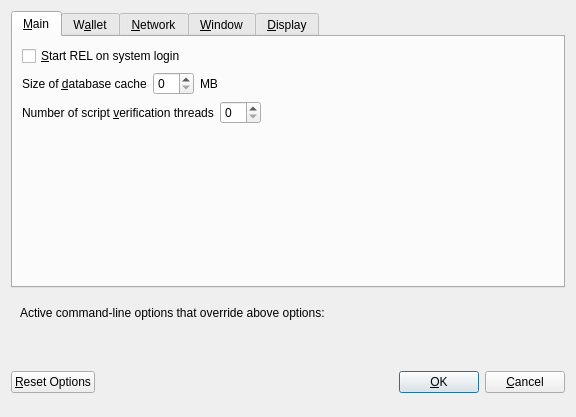
<?xml version="1.0" encoding="UTF-8"?>
<ui version="4.0">
 <class>OptionsDialog</class>
 <widget class="QDialog" name="OptionsDialog">
  <property name="geometry">
   <rect>
    <x>0</x>
    <y>0</y>
    <width>576</width>
    <height>417</height>
   </rect>
  </property>
  <property name="windowTitle">
   <string>Options</string>
  </property>
  <property name="modal">
   <bool>true</bool>
  </property>
  <layout class="QVBoxLayout" name="verticalLayout">
   <item>
    <widget class="QTabWidget" name="tabWidget">
     <property name="currentIndex">
      <number>0</number>
     </property>
     <widget class="QWidget" name="tabMain">
      <attribute name="title">
       <string>&amp;Main</string>
      </attribute>
      <layout class="QVBoxLayout" name="verticalLayout_Main">
       <item>
        <widget class="QCheckBox" name="bitcoinAtStartup">
         <property name="toolTip">
          <string>Automatically start REL after logging in to the system.</string>
         </property>
         <property name="text">
          <string>&amp;Start REL on system login</string>
         </property>
        </widget>
       </item>
       <item>
        <layout class="QHBoxLayout" name="horizontalLayout_2_Main">
         <item>
          <widget class="QLabel" name="databaseCacheLabel">
           <property name="text">
            <string>Size of &amp;database cache</string>
           </property>
           <property name="textFormat">
            <enum>Qt::PlainText</enum>
           </property>
           <property name="buddy">
            <cstring>databaseCache</cstring>
           </property>
          </widget>
         </item>
         <item>
          <widget class="QSpinBox" name="databaseCache"/>
         </item>
         <item>
          <widget class="QLabel" name="databaseCacheUnitLabel">
           <property name="text">
            <string>MB</string>
           </property>
           <property name="textFormat">
            <enum>Qt::PlainText</enum>
           </property>
          </widget>
         </item>
         <item>
          <spacer name="horizontalSpacer_2_Main">
           <property name="orientation">
            <enum>Qt::Horizontal</enum>
           </property>
           <property name="sizeHint" stdset="0">
            <size>
             <width>40</width>
             <height>20</height>
            </size>
           </property>
          </spacer>
         </item>
        </layout>
       </item>
       <item>
        <layout class="QHBoxLayout" name="horizontalLayout_3_Main">
         <item>
          <widget class="QLabel" name="threadsScriptVerifLabel">
           <property name="text">
            <string>Number of script &amp;verification threads</string>
           </property>
           <property name="textFormat">
            <enum>Qt::PlainText</enum>
           </property>
           <property name="buddy">
            <cstring>threadsScriptVerif</cstring>
           </property>
          </widget>
         </item>
         <item>
          <widget class="QSpinBox" name="threadsScriptVerif">
           <property name="toolTip">
            <string>(0 = auto, &lt;0 = leave that many cores free)</string>
           </property>
          </widget>
         </item>
         <item>
          <spacer name="horizontalSpacer_3_Main">
           <property name="orientation">
            <enum>Qt::Horizontal</enum>
           </property>
           <property name="sizeHint" stdset="0">
            <size>
             <width>40</width>
             <height>20</height>
            </size>
           </property>
          </spacer>
         </item>
        </layout>
       </item>
       <item>
        <spacer name="verticalSpacer_Main">
         <property name="orientation">
          <enum>Qt::Vertical</enum>
         </property>
         <property name="sizeHint" stdset="0">
          <size>
           <width>20</width>
           <height>40</height>
          </size>
         </property>
        </spacer>
       </item>
      </layout>
     </widget>
     <widget class="QWidget" name="tabWallet">
      <attribute name="title">
       <string>W&amp;allet</string>
      </attribute>
      <layout class="QVBoxLayout" name="verticalLayout_Wallet">
       <item>
        <widget class="QGroupBox" name="groupBox">
         <property name="title">
          <string>Expert</string>
         </property>
         <layout class="QVBoxLayout" name="verticalLayout_2">
          <item>
           <widget class="QCheckBox" name="coinControlFeatures">
            <property name="toolTip">
             <string>Whether to show coin control features or not.</string>
            </property>
            <property name="text">
             <string>Enable coin &amp;control features</string>
            </property>
           </widget>
          </item>
          <item>
           <widget class="QCheckBox" name="showMasternodesTab">
            <property name="toolTip">
             <string>Show additional tab listing all your masternodes in first sub-tab&lt;br/&gt;and all masternodes on the network in second sub-tab.</string>
            </property>
            <property name="text">
             <string>Show Masternodes Tab</string>
            </property>
           </widget>
          </item>
          <item>
           <widget class="QCheckBox" name="spendZeroConfChange">
            <property name="toolTip">
             <string>If you disable the spending of unconfirmed change, the change from a transaction&lt;br/&gt;cannot be used until that transaction has at least one confirmation.&lt;br/&gt;This also affects how your balance is computed.</string>
            </property>
            <property name="text">
             <string>&amp;Spend unconfirmed change</string>
            </property>
           </widget>
          </item>
         </layout>
        </widget>
       </item>
       <item>
        <spacer name="verticalSpacer_Wallet">
         <property name="orientation">
          <enum>Qt::Vertical</enum>
         </property>
         <property name="sizeHint" stdset="0">
          <size>
           <width>20</width>
           <height>40</height>
          </size>
         </property>
        </spacer>
       </item>
      </layout>
     </widget>
     <widget class="QWidget" name="tabNetwork">
      <attribute name="title">
       <string>&amp;Network</string>
      </attribute>
      <layout class="QVBoxLayout" name="verticalLayout_Network">
       <item>
        <widget class="QCheckBox" name="mapPortUpnp">
         <property name="toolTip">
          <string>Automatically open the REL client port on the router. This only works when your router supports UPnP and it is enabled.</string>
         </property>
         <property name="text">
          <string>Map port using &amp;UPnP</string>
         </property>
        </widget>
       </item>
       <item>
        <widget class="QCheckBox" name="allowIncoming">
         <property name="toolTip">
          <string>Accept connections from outside</string>
         </property>
         <property name="text">
          <string>Allow incoming connections</string>
         </property>
        </widget>
       </item>
       <item>
        <widget class="QCheckBox" name="connectSocks">
         <property name="toolTip">
          <string>Connect to the REL network through a SOCKS5 proxy.</string>
         </property>
         <property name="text">
          <string>&amp;Connect through SOCKS5 proxy (default proxy):</string>
         </property>
        </widget>
       </item>
       <item>
        <layout class="QHBoxLayout" name="horizontalLayout_1_Network">
         <item>
          <widget class="QLabel" name="proxyIpLabel">
           <property name="text">
            <string>Proxy &amp;IP:</string>
           </property>
           <property name="textFormat">
            <enum>Qt::PlainText</enum>
           </property>
           <property name="buddy">
            <cstring>proxyIp</cstring>
           </property>
          </widget>
         </item>
         <item>
          <widget class="QValidatedLineEdit" name="proxyIp">
           <property name="minimumSize">
            <size>
             <width>140</width>
             <height>0</height>
            </size>
           </property>
           <property name="maximumSize">
            <size>
             <width>140</width>
             <height>16777215</height>
            </size>
           </property>
           <property name="toolTip">
            <string>IP address of the proxy (e.g. IPv4: 127.0.0.1 / IPv6: ::1)</string>
           </property>
          </widget>
         </item>
         <item>
          <widget class="QLabel" name="proxyPortLabel">
           <property name="text">
            <string>&amp;Port:</string>
           </property>
           <property name="textFormat">
            <enum>Qt::PlainText</enum>
           </property>
           <property name="buddy">
            <cstring>proxyPort</cstring>
           </property>
          </widget>
         </item>
         <item>
          <widget class="QLineEdit" name="proxyPort">
           <property name="minimumSize">
            <size>
             <width>55</width>
             <height>0</height>
            </size>
           </property>
           <property name="maximumSize">
            <size>
             <width>55</width>
             <height>16777215</height>
            </size>
           </property>
           <property name="toolTip">
            <string>Port of the proxy (e.g. 9050)</string>
           </property>
          </widget>
         </item>
         <item>
          <spacer name="horizontalSpacer_1_Network">
           <property name="orientation">
            <enum>Qt::Horizontal</enum>
           </property>
           <property name="sizeHint" stdset="0">
            <size>
             <width>40</width>
             <height>20</height>
            </size>
           </property>
          </spacer>
         </item>
        </layout>
       </item>
       <item>
        <spacer name="verticalSpacer_Network">
         <property name="orientation">
          <enum>Qt::Vertical</enum>
         </property>
         <property name="sizeHint" stdset="0">
          <size>
           <width>20</width>
           <height>40</height>
          </size>
         </property>
        </spacer>
       </item>
      </layout>
     </widget>
     <widget class="QWidget" name="tabWindow">
      <attribute name="title">
       <string>&amp;Window</string>
      </attribute>
      <layout class="QVBoxLayout" name="verticalLayout_Window">
       <item>
        <widget class="QCheckBox" name="minimizeToTray">
         <property name="toolTip">
          <string>Show only a tray icon after minimizing the window.</string>
         </property>
         <property name="text">
          <string>&amp;Minimize to the tray instead of the taskbar</string>
         </property>
        </widget>
       </item>
       <item>
        <widget class="QCheckBox" name="minimizeOnClose">
         <property name="toolTip">
          <string>Minimize instead of exit the application when the window is closed. When this option is enabled, the application will be closed only after selecting Quit in the menu.</string>
         </property>
         <property name="text">
          <string>M&amp;inimize on close</string>
         </property>
        </widget>
       </item>
       <item>
        <spacer name="verticalSpacer_Window">
         <property name="orientation">
          <enum>Qt::Vertical</enum>
         </property>
         <property name="sizeHint" stdset="0">
          <size>
           <width>20</width>
           <height>40</height>
          </size>
         </property>
        </spacer>
       </item>
      </layout>
     </widget>
     <widget class="QWidget" name="tabDisplay">
      <attribute name="title">
       <string>&amp;Display</string>
      </attribute>
      <layout class="QVBoxLayout" name="verticalLayout_Display">
       <item>
        <layout class="QHBoxLayout" name="horizontalLayout_1_Display">
         <item>
          <widget class="QLabel" name="langLabel">
           <property name="text">
            <string>User Interface &amp;language:</string>
           </property>
           <property name="textFormat">
            <enum>Qt::PlainText</enum>
           </property>
           <property name="buddy">
            <cstring>lang</cstring>
           </property>
          </widget>
         </item>
         <item>
          <widget class="QValueComboBox" name="lang">
           <property name="toolTip">
            <string>The user interface language can be set here. This setting will take effect after restarting REL.</string>
           </property>
          </widget>
         </item>
        </layout>
       </item>
       <item>
        <widget class="QLabel" name="label_3">
         <property name="toolTip">
          <string notr="true"/>
         </property>
         <property name="statusTip">
          <string notr="true"/>
         </property>
         <property name="whatsThis">
          <string notr="true"/>
         </property>
         <property name="accessibleName">
          <string notr="true"/>
         </property>
         <property name="text">
          <string>Language missing or translation incomplete? Help contributing translations here:
https://www.transifex.com/rel-project/rel-project-translations</string>
         </property>
         <property name="wordWrap">
          <bool>true</bool>
         </property>
         <property name="openExternalLinks">
          <bool>true</bool>
         </property>
         <property name="textInteractionFlags">
          <set>Qt::TextBrowserInteraction</set>
         </property>
        </widget>
       </item>
       <item>
        <layout class="QHBoxLayout" name="horizontalLayout_4_Display" stretch="0,0">
         <item>
          <widget class="QLabel" name="themeLabel">
           <property name="text">
            <string>User Interface Theme:</string>
           </property>
          </widget>
         </item>
         <item>
          <widget class="QValueComboBox" name="theme"/>
         </item>
        </layout>
       </item>
       <item>
        <widget class="Line" name="line">
         <property name="orientation">
          <enum>Qt::Horizontal</enum>
         </property>
        </widget>
       </item>
       <item>
        <layout class="QHBoxLayout" name="horizontalLayout_2_Display">
         <item>
          <widget class="QLabel" name="unitLabel">
           <property name="text">
            <string>&amp;Unit to show amounts in:</string>
           </property>
           <property name="textFormat">
            <enum>Qt::PlainText</enum>
           </property>
           <property name="buddy">
            <cstring>unit</cstring>
           </property>
          </widget>
         </item>
         <item>
          <widget class="QValueComboBox" name="unit">
           <property name="toolTip">
            <string>Choose the default subdivision unit to show in the interface and when sending coins.</string>
           </property>
          </widget>
         </item>
        </layout>
       </item>
       <item>
        <layout class="QHBoxLayout" name="horizontalLayout_5_Display">
         <item>
          <widget class="QLabel" name="digitsLabel">
           <property name="text">
            <string>Decimal digits</string>
           </property>
          </widget>
         </item>
         <item>
          <widget class="QValueComboBox" name="digits"/>
         </item>
        </layout>
       </item>
       <item>
        <layout class="QHBoxLayout" name="horizontalLayout_3_Display">
         <item>
          <widget class="QLabel" name="thirdPartyTxUrlsLabel">
           <property name="toolTip">
            <string>Third party URLs (e.g. a block explorer) that appear in the transactions tab as context menu items. %s in the URL is replaced by transaction hash. Multiple URLs are separated by vertical bar |.</string>
           </property>
           <property name="text">
            <string>Third party transaction URLs</string>
           </property>
           <property name="buddy">
            <cstring>thirdPartyTxUrls</cstring>
           </property>
          </widget>
         </item>
         <item>
          <widget class="QLineEdit" name="thirdPartyTxUrls">
           <property name="toolTip">
            <string>Third party URLs (e.g. a block explorer) that appear in the transactions tab as context menu items. %s in the URL is replaced by transaction hash. Multiple URLs are separated by vertical bar |.</string>
           </property>
          </widget>
         </item>
        </layout>
       </item>
       <item>
        <spacer name="verticalSpacer">
         <property name="orientation">
          <enum>Qt::Vertical</enum>
         </property>
         <property name="sizeHint" stdset="0">
          <size>
           <width>20</width>
           <height>40</height>
          </size>
         </property>
        </spacer>
       </item>
      </layout>
     </widget>
    </widget>
   </item>
   <item>
    <widget class="QFrame" name="frame">
     <layout class="QVBoxLayout" name="verticalLayout_Bottom">
      <item>
       <layout class="QHBoxLayout" name="horizontalLayout_Bottom">
        <item>
         <widget class="QLabel" name="overriddenByCommandLineInfoLabel">
          <property name="text">
           <string>Active command-line options that override above options:</string>
          </property>
          <property name="textFormat">
           <enum>Qt::PlainText</enum>
          </property>
         </widget>
        </item>
        <item>
         <spacer name="horizontalSpacer_Bottom">
          <property name="orientation">
           <enum>Qt::Horizontal</enum>
          </property>
          <property name="sizeHint" stdset="0">
           <size>
            <width>40</width>
            <height>20</height>
           </size>
          </property>
         </spacer>
        </item>
       </layout>
      </item>
      <item>
       <widget class="QLabel" name="overriddenByCommandLineLabel">
        <property name="text">
         <string/>
        </property>
        <property name="textFormat">
         <enum>Qt::PlainText</enum>
        </property>
        <property name="wordWrap">
         <bool>true</bool>
        </property>
       </widget>
      </item>
     </layout>
    </widget>
   </item>
   <item>
    <layout class="QHBoxLayout" name="horizontalLayout_Buttons">
     <item>
      <widget class="QPushButton" name="resetButton">
       <property name="toolTip">
        <string>Reset all client options to default.</string>
       </property>
       <property name="text">
        <string>&amp;Reset Options</string>
       </property>
       <property name="autoDefault">
        <bool>false</bool>
       </property>
      </widget>
     </item>
     <item>
      <spacer name="horizontalSpacer_1">
       <property name="orientation">
        <enum>Qt::Horizontal</enum>
       </property>
       <property name="sizeHint" stdset="0">
        <size>
         <width>40</width>
         <height>48</height>
        </size>
       </property>
      </spacer>
     </item>
     <item>
      <widget class="QLabel" name="statusLabel">
       <property name="minimumSize">
        <size>
         <width>200</width>
         <height>0</height>
        </size>
       </property>
       <property name="font">
        <font>
         <weight>75</weight>
         <bold>true</bold>
        </font>
       </property>
       <property name="text">
        <string/>
       </property>
       <property name="textFormat">
        <enum>Qt::PlainText</enum>
       </property>
       <property name="wordWrap">
        <bool>true</bool>
       </property>
      </widget>
     </item>
     <item>
      <spacer name="horizontalSpacer_2">
       <property name="orientation">
        <enum>Qt::Horizontal</enum>
       </property>
       <property name="sizeHint" stdset="0">
        <size>
         <width>40</width>
         <height>48</height>
        </size>
       </property>
      </spacer>
     </item>
     <item>
      <widget class="QPushButton" name="okButton">
       <property name="text">
        <string>&amp;OK</string>
       </property>
       <property name="autoDefault">
        <bool>false</bool>
       </property>
       <property name="default">
        <bool>true</bool>
       </property>
      </widget>
     </item>
     <item>
      <widget class="QPushButton" name="cancelButton">
       <property name="text">
        <string>&amp;Cancel</string>
       </property>
       <property name="autoDefault">
        <bool>false</bool>
       </property>
      </widget>
     </item>
    </layout>
   </item>
  </layout>
 </widget>
 <customwidgets>
  <customwidget>
   <class>QValidatedLineEdit</class>
   <extends>QLineEdit</extends>
   <header>qvalidatedlineedit.h</header>
  </customwidget>
  <customwidget>
   <class>QValueComboBox</class>
   <extends>QComboBox</extends>
   <header>qvaluecombobox.h</header>
  </customwidget>
 </customwidgets>
 <resources/>
 <connections/>
</ui>
